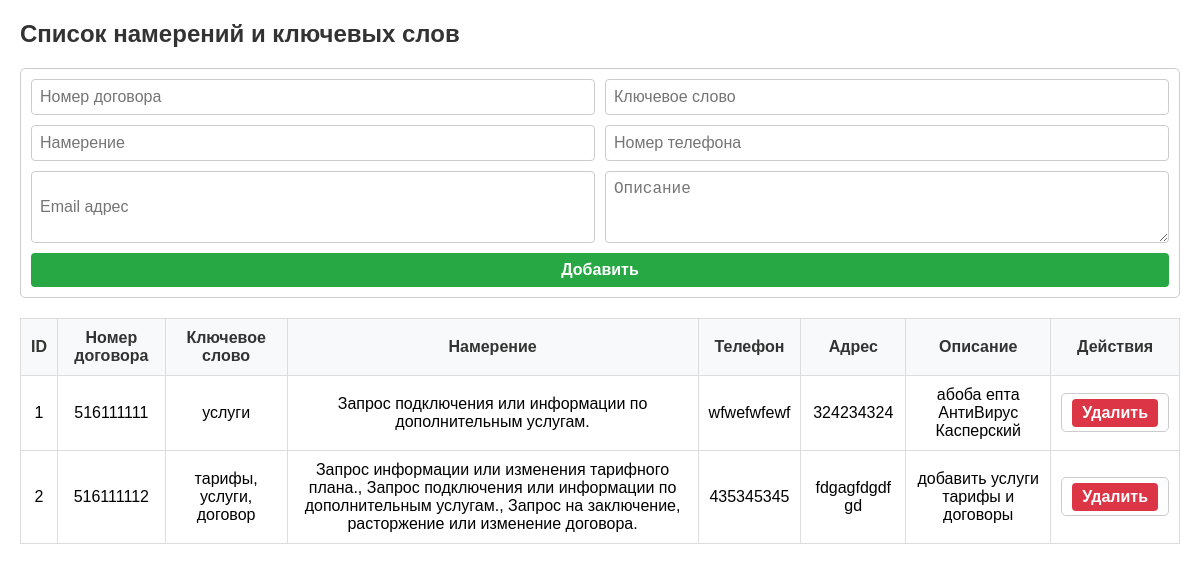
The app's page /table, older data.
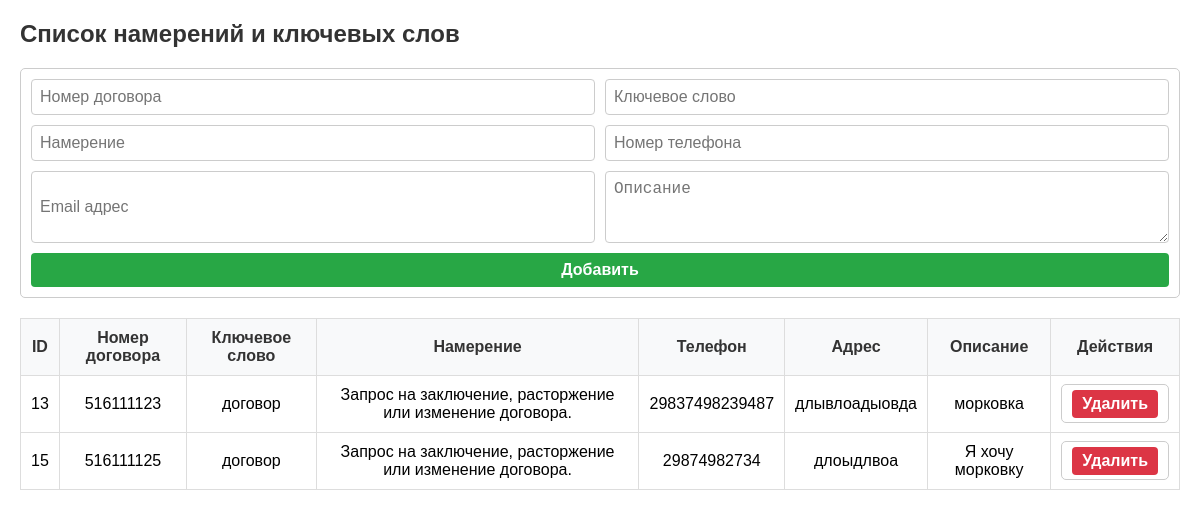
The same page, newer data.
### base/config.py (models this page shows)
class Client(Base):
    __tablename__ = 'clients'
    id = Column(Integer, primary_key=True, index=True)
    contract = Column(String(9), unique=True)
    phone = Column(String(15))
    address = Column(String(255))
    service = Column(String(45))
    intent = Column(String(550))
    user_text = Column(String(800))

### web_app.py (the view, shortened to what this page needs)
@app.route('/table', methods=['GET', 'POST'])
def show_table():
    session = Session()
    clients = session.query(Client).all()
    session.close()
    return render_template('table.html', clients=clients)

### templates/table.html (shortened to what this page needs)
<!DOCTYPE html>
<html lang="en">
<head>
</head>
<body>
    <h2>Список намерений и ключевых слов</h2>
    <form method="POST">
        <input type="text" name="contract" placeholder="Номер договора" required>
        <input type="text" name="keyword" placeholder="Ключевое слово" required>
        <input type="text" name="intent" placeholder="Намерение" required>
        <input type="text" name="phone" placeholder="Номер телефона" required>
        <input type="email" name="email_address" placeholder="Email адрес" required>
        <textarea name="user_text" placeholder="Описание" rows="3" required></textarea>
        <button type="submit">Добавить</button>
    </form>
    <table>
        <tr>
            <th>ID</th>
            <th>Номер договора</th>
            <th>Ключевое слово</th>
            <th>Намерение</th>
            <th>Телефон</th>
            <th>Адрес</th>
            <th>Описание</th>
            <th>Действия</th>
        </tr>
        {% for client in clients %}
        <tr>
            <td>{{ client.id }}</td>
            <td>{{ client.contract }}</td>
            <td>{{ client.service }}</td>
            <td>{{ client.intent }}</td>
            <td>{{ client.phone }}</td>
            <td>{{ client.address }}</td>
            <td>{{ client.user_text }}</td>
            <td>
                <form method="POST" action="{{ url_for('delete_intent', id=client.id) }}" style="display: inline;">
                    <button type="submit" class="delete-button">Удалить</button>
                </form>
            </td>
        </tr>
        {% endfor %}
    </table>
</body>
</html>

### templates/table.html (style rules this page uses)
body { font-family: Arial, sans-serif; margin: 20px; }
h2 { color: #333; }
form { display: grid; grid-template-columns: 1fr 1fr; gap: 10px; margin-bottom: 20px; padding: 10px; border: 1px solid #ccc; border-radius: 5px; }
form input, form textarea, form button { padding: 8px; font-size: 16px; border: 1px solid #ccc; border-radius: 4px; }
form button { grid-column: span 2; background-color: #28a745; color: #fff; border: none; cursor: pointer; font-weight: bold; }
table { width: 100%; border-collapse: collapse; margin-top: 20px; }
th, td { padding: 10px; border: 1px solid #ddd; text-align: center; }
th { background-color: #f8f9fa; color: #333; }
.delete-button { background-color: #dc3545; color: #fff; padding: 5px 10px; border: none; border-radius: 4px; cursor: pointer; }

Row changes from the older to the newer data that the page shows:
removed Client: id "1", contract "516111111", service "услуги", intent "Запрос подключения или информации по дополнительным услугам.", phone "wfwefwfewf", address "324234324", user_text "абоба епта АнтиВирус Касперский"
removed Client: id "2", contract "516111112", service "тарифы, услуги, договор", intent "Запрос информации или изменения тарифного плана., Запрос подключения или информации по дополнительным услугам., Запрос на заключение, расторжение или изменение договора.", phone "435345345", address "fdgagfdgdf gd", user_text "добавить услуги тарифы и договоры"
added Client: id "13", contract "516111123", service "договор", intent "Запрос на заключение, расторжение или изменение договора.", phone "29837498239487", address "длывлоадыовда", user_text "морковка"
added Client: id "15", contract "516111125", service "договор", intent "Запрос на заключение, расторжение или изменение договора.", phone "29874982734", address "длоыдлвоа", user_text "Я хочу морковку"
